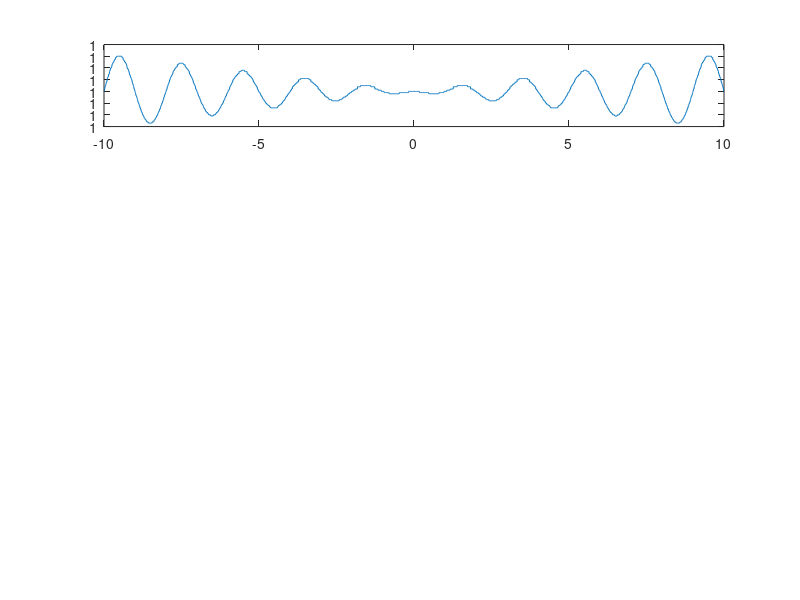

Reproduce this figure in MATLAB. (Note: this script raises an error after producing the figure.)
% m-plik skryptowy: okresowo_sinc.m
%
% Teoria sygnalow
% Elektronika, WIEiT, AGH
% 
% Opracowanie: M.Pawłowski 08.11.2022


clc; clear; close all;
t=-10:0.01:10;
N=10^3;
dt=[1;2;7;8];

X=zeros(size(t));
for n=-N:N
    X = X+sinc(t-(n*dt));
end

figure(1);
for i=1:length(dt)
    subplot(length(dt),1,i);
    plot(t,X(i,:));
    xlabel("t", FontSize=15);
    ylabel("x(t)", FontSize=15);
    titletext="$\sum\limits_{n=-\infty}^\infty sinc(\pi\cdot(t-$" + dt(i) + "$\cdot n))$";
    title(titletext,Interpreter="latex",FontSize=15);
end
